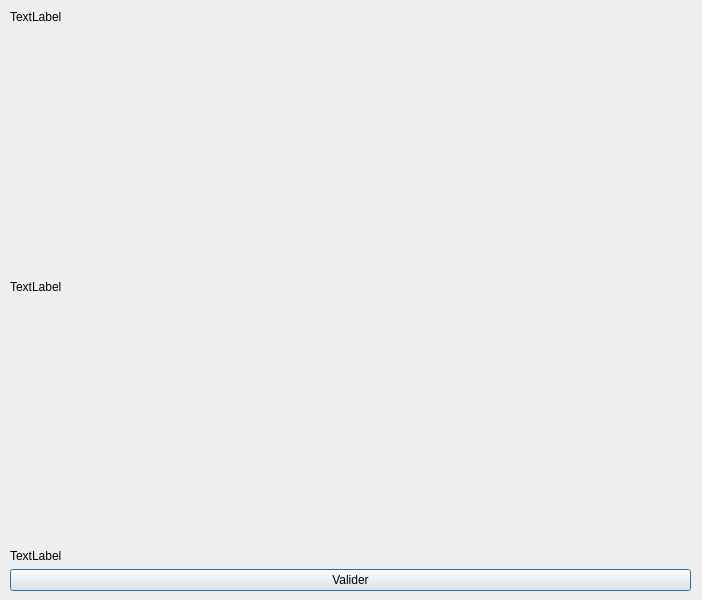
<?xml version="1.0" encoding="UTF-8"?>
<ui version="4.0">
 <class>RuleDialog</class>
 <widget class="QDialog" name="RuleDialog">
  <property name="geometry">
   <rect>
    <x>0</x>
    <y>0</y>
    <width>702</width>
    <height>600</height>
   </rect>
  </property>
  <property name="windowTitle">
   <string>Dialog</string>
  </property>
  <widget class="QWidget" name="verticalLayoutWidget">
   <property name="geometry">
    <rect>
     <x>10</x>
     <y>10</y>
     <width>681</width>
     <height>581</height>
    </rect>
   </property>
   <layout class="QVBoxLayout" name="verticalLayout">
    <item>
     <widget class="QLabel" name="label_rule">
      <property name="text">
       <string>TextLabel</string>
      </property>
     </widget>
    </item>
    <item>
     <spacer name="verticalSpacer">
      <property name="orientation">
       <enum>Qt::Vertical</enum>
      </property>
      <property name="sizeHint" stdset="0">
       <size>
        <width>20</width>
        <height>40</height>
       </size>
      </property>
     </spacer>
    </item>
    <item>
     <widget class="QLabel" name="label_example">
      <property name="text">
       <string>TextLabel</string>
      </property>
     </widget>
    </item>
    <item>
     <spacer name="verticalSpacer_2">
      <property name="orientation">
       <enum>Qt::Vertical</enum>
      </property>
      <property name="sizeHint" stdset="0">
       <size>
        <width>20</width>
        <height>40</height>
       </size>
      </property>
     </spacer>
    </item>
    <item>
     <widget class="QLabel" name="label_explanation">
      <property name="text">
       <string>TextLabel</string>
      </property>
     </widget>
    </item>
    <item>
     <widget class="QPushButton" name="pushButton_valider">
      <property name="text">
       <string>Valider</string>
      </property>
     </widget>
    </item>
   </layout>
  </widget>
 </widget>
 <resources/>
 <connections/>
</ui>
